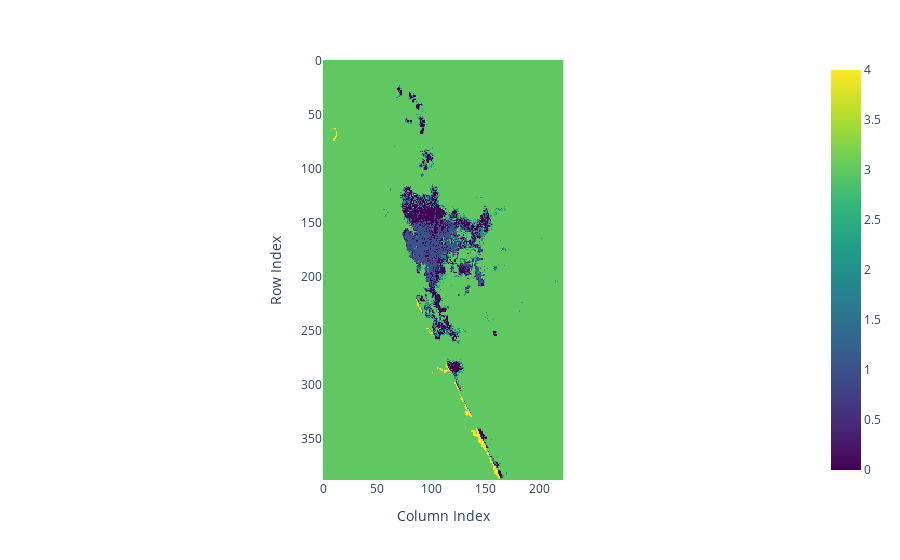

This figure's notebook cell:
### Markdown cell above
Population Density

### Code cell
#Iterate
if menu['population']:  
    pop_path = os.path.join(output_folder, city + '_population.tif')
    with rasterio.open(pop_path) as src:
        pop_data = src.read(1)
        transform = src.transform  

    create_raster_clusters(pop_data, n_clusters=5)
    plot_cluster_labels_plotly(cluster_labels)
    if cluster_labels is not None:
        print("Cluster labels shape:", cluster_labels.shape)
        pop_cluster_gdf = get_cluster_boundaries(cluster_labels, transform)
        pop_cluster = describe_cluster_location(pop_cluster_gdf, aoi_file)
        pop_cluster
    find_highest_lowest_pixel_value_path(pop_path)
    pixelwise_regression(pop_path, summer_path)

### Figure 1 — Plotly figure (JSON) as saved in the notebook; plotly's stock layout.template omitted (floating-point values rounded to 4 significant figures; data arrays with more than 128 entries replaced by an {"elided": "..."} marker saying what was removed)
{"data": [{"coloraxis": "coloraxis", "hovertemplate": "x: %{x}<br>y: %{y}<br>color: %{z}<extra></extra>", "name": "0", "type": "heatmap", "xaxis": "x", "yaxis": "y", "z": {"elided": "389x223 int values"}}], "layout": {"coloraxis": {"colorscale": [[0, "#440154"], [0.1111, "#482878"], [0.2222, "#3e4989"], [0.3333, "#31688e"], [0.4444, "#26828e"], [0.5556, "#1f9e89"], [0.6667, "#35b779"], [0.7778, "#6ece58"], [0.8889, "#b5de2b"], [1, "#fde725"]]}, "margin": {"t": 60}, "xaxis": {"anchor": "y", "constrain": "domain", "domain": [0, 1], "scaleanchor": "y", "title": {"text": "Column Index"}}, "yaxis": {"anchor": "x", "autorange": "reversed", "constrain": "domain", "domain": [0, 1], "title": {"text": "Row Index"}}}}
